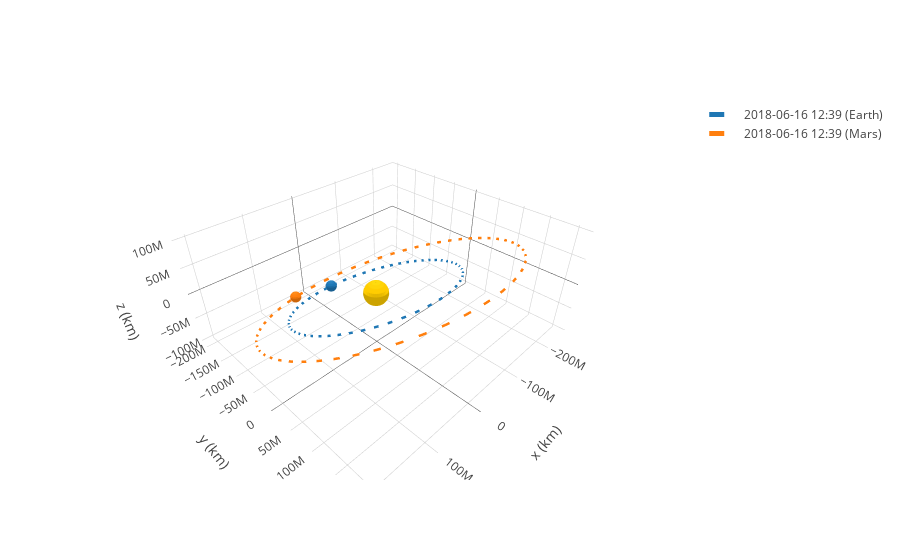

Source (notebook cell):
### Code cell
planets3D = OrbitPlotter3D()
planets3D.plot(earth,label='Earth')
planets3D.plot(mars,label='Mars')
planets3D.show()
